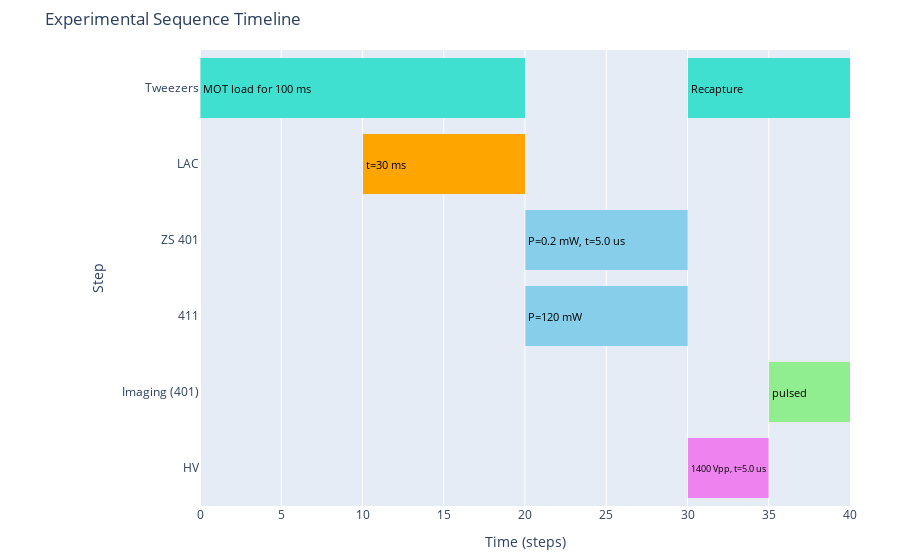

The notebook cell this image was saved under:
### Code cell
import plotly.graph_objects as go

# dataframe I am interested in
meas = "1"
date_str = '2025-02-02'
# Parameters that I load from dataframe:

Ryd401ZS_time = 0.005; #(0.005 ms)
Ryd401ZS_SP = 0.2; #(0.2 mW)
PID411_SP = 120; #(120)
OnOffTwduringRydbergTweezers = 1;
IonizationPulseDuration = 0.005; 
ImagingLight_wavelength = 401;
FieldIonize = 0;
doTweezer583LACs=1;
LACs583_time = 30; 
MOT_loadtime = 100;

# Experimental sequence steps
steps = [
    dict(name="Tweezers", start=0, duration=20, group="Prep", label=f"MOT load for {MOT_loadtime} ms"),
    dict(name="LAC", start=10, duration=10, group="Control", label=f"t={LACs583_time} ms"),
    dict(name="ZS 401", start=20, duration=10, group="Manipulation", label=f"P={Ryd401ZS_SP} mW, t={Ryd401ZS_time*1e3} us"),
    dict(name="411", start=20, duration=10, group="Manipulation", label=f"P={PID411_SP} mW"),
]

# choose imaging, depending on which camera is on
if ImagingLight_wavelength == 401:
    steps.append(dict(name="Imaging (401)", start=35.005, duration=5, group="Readout", label="pulsed"))
elif ImagingLight_wavelength == 583:
    steps.append(dict(name="Imaging (401)", start=35.005, duration=5, group="Readout", label="XX ms"))
else:
    print()
    
# tweezers?
if OnOffTwduringRydbergTweezers ==0:
    steps.append(dict(name="Tweezers", start=20, duration=20, group="Prep", label=""))
else:
    steps.append(dict(name="Tweezers", start=30, duration=10, group="Prep", label="Recapture"))

if FieldIonize == 0:
    steps.append(dict(name="HV", start=30, duration=5, group="Optional", label=f"1400 Vpp, t={IonizationPulseDuration*1e3} us"));
else:
    print()
    
# Assign colors per group
colors = {
    "Prep": "turquoise",
    "Control": "orange",
    "Manipulation": "skyblue",
    "Optional": "violet",
    "Readout": "lightgreen"
}

fig = go.Figure()

for step in steps:
    fig.add_trace(go.Bar(
        x=[step["duration"]],
        y=[step["name"]],
        base=step["start"],
        orientation='h',
        marker=dict(color=colors[step["group"]]),
        name=step["group"],
        hovertemplate=f"{step['name']}<br>Start: {step['start']} ms<br>Duration: {step['duration']} ms<br>Group: {step['group']}<extra></extra>",
        text=step["label"], # text=f"{step['name']}",        # ✅ This adds the label
        textposition="inside",         # Can also use "outside", "auto", etc.
        insidetextanchor="start",      # Aligns the label at the start of the bar
        textfont=dict(color="black", size=11)
    ))

# Layout customization
fig.update_layout(
    title="Experimental Sequence Timeline",
    xaxis=dict(title="Time (steps)", range=[0, 40]),
    yaxis=dict(title="Step", autorange="reversed"),
    barmode='stack',
    showlegend=False,
    height=500,
    margin=dict(l=200, r=50, t=50, b=50),
)

fig.show()

filename = f"date_{date_str}_meas_{meas}.png"
fig.write_image(filename, width=1200, height=600)

### Figure 1 — Plotly figure (JSON) as saved in the notebook; plotly's stock layout.template omitted (floating-point values rounded to 4 significant figures)
{"data": [{"base": 0, "hovertemplate": "Tweezers<br>Start: 0 ms<br>Duration: 20 ms<br>Group: Prep<extra></extra>", "insidetextanchor": "start", "marker": {"color": "turquoise"}, "name": "Prep", "orientation": "h", "text": "MOT load for 100 ms", "textfont": {"color": "black", "size": 11}, "textposition": "inside", "type": "bar", "x": [20], "y": ["Tweezers"]}, {"base": 10, "hovertemplate": "LAC<br>Start: 10 ms<br>Duration: 10 ms<br>Group: Control<extra></extra>", "insidetextanchor": "start", "marker": {"color": "orange"}, "name": "Control", "orientation": "h", "text": "t=30 ms", "textfont": {"color": "black", "size": 11}, "textposition": "inside", "type": "bar", "x": [10], "y": ["LAC"]}, {"base": 20, "hovertemplate": "ZS 401<br>Start: 20 ms<br>Duration: 10 ms<br>Group: Manipulation<extra></extra>", "insidetextanchor": "start", "marker": {"color": "skyblue"}, "name": "Manipulation", "orientation": "h", "text": "P=0.2 mW, t=5.0 us", "textfont": {"color": "black", "size": 11}, "textposition": "inside", "type": "bar", "x": [10], "y": ["ZS 401"]}, {"base": 20, "hovertemplate": "411<br>Start: 20 ms<br>Duration: 10 ms<br>Group: Manipulation<extra></extra>", "insidetextanchor": "start", "marker": {"color": "skyblue"}, "name": "Manipulation", "orientation": "h", "text": "P=120 mW", "textfont": {"color": "black", "size": 11}, "textposition": "inside", "type": "bar", "x": [10], "y": ["411"]}, {"base": 35.01, "hovertemplate": "Imaging (401)<br>Start: 35.005 ms<br>Duration: 5 ms<br>Group: Readout<extra></extra>", "insidetextanchor": "start", "marker": {"color": "lightgreen"}, "name": "Readout", "orientation": "h", "text": "pulsed", "textfont": {"color": "black", "size": 11}, "textposition": "inside", "type": "bar", "x": [5], "y": ["Imaging (401)"]}, {"base": 30, "hovertemplate": "Tweezers<br>Start: 30 ms<br>Duration: 10 ms<br>Group: Prep<extra></extra>", "insidetextanchor": "start", "marker": {"color": "turquoise"}, "name": "Prep", "orientation": "h", "text": "Recapture", "textfont": {"color": "black", "size": 11}, "textposition": "inside", "type": "bar", "x": [10], "y": ["Tweezers"]}, {"base": 30, "hovertemplate": "HV<br>Start: 30 ms<br>Duration: 5 ms<br>Group: Optional<extra></extra>", "insidetextanchor": "start", "marker": {"color": "violet"}, "name": "Optional", "orientation": "h", "text": "1400 Vpp, t=5.0 us", "textfont": {"color": "black", "size": 11}, "textposition": "inside", "type": "bar", "x": [5], "y": ["HV"]}], "layout": {"autosize": true, "barmode": "stack", "margin": {"b": 50, "l": 200, "r": 50, "t": 50}, "showlegend": false, "title": {"text": "Experimental Sequence Timeline"}, "xaxis": {"range": [0, 40], "title": {"text": "Time (steps)"}, "type": "linear"}, "yaxis": {"autorange": true, "range": [5.5, -0.5], "title": {"text": "Step"}, "type": "category"}}}
